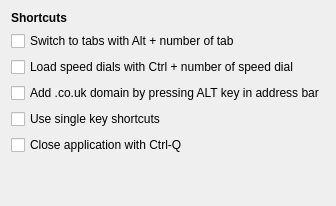
         <widget class="QWidget" name="shortcutsPage">
          <layout class="QGridLayout" name="gridLayout">
           <item row="0" column="0">
            <widget class="QLabel" name="label_13">
             <property name="text">
              <string>&lt;b&gt;Shortcuts&lt;/b&gt;</string>
             </property>
            </widget>
           </item>
           <item row="1" column="0" colspan="2">
            <widget class="QCheckBox" name="switchTabsAlt">
             <property name="text">
              <string>Switch to tabs with Alt + number of tab</string>
             </property>
            </widget>
           </item>
           <item row="2" column="0" colspan="2">
            <widget class="QCheckBox" name="loadSpeedDialsCtrl">
             <property name="text">
              <string>Load speed dials with Ctrl + number of speed dial</string>
             </property>
            </widget>
           </item>
           <item row="3" column="0" colspan="2">
            <widget class="QCheckBox" name="addCountryWithAlt">
             <property name="text">
              <string>Add .co.uk domain by pressing ALT key in address bar</string>
             </property>
            </widget>
           </item>
           <item row="4" column="0" colspan="2">
            <widget class="QCheckBox" name="singleKeyShortcuts">
             <property name="toolTip">
              <string>Existing shortcuts:&lt;br/&gt;&lt;b&gt;1&lt;/b&gt; - previous tab&lt;br/&gt;&lt;b&gt;2&lt;/b&gt; - next tab&lt;br/&gt;&lt;b&gt;/&lt;/b&gt; - search on page</string>
             </property>
             <property name="text">
              <string>Use single key shortcuts</string>
             </property>
            </widget>
           </item>
           <item row="5" column="0" colspan="2">
            <widget class="QCheckBox" name="closeAppWithCtrlQ">
             <property name="toolTip">
              <string>If unchecked, prevents accidental exit from the application if the Ctrl-W shortcut was intended.</string>
             </property>
             <property name="text">
              <string>Close application with Ctrl-Q</string>
             </property>
            </widget>
           </item>
           <item row="6" column="1">
            <spacer name="verticalSpacer_13">
             <property name="orientation">
              <enum>Qt::Vertical</enum>
             </property>
             <property name="sizeHint" stdset="0">
              <size>
               <width>20</width>
               <height>40</height>
              </size>
             </property>
            </spacer>
           </item>
          </layout>
         </widget>
